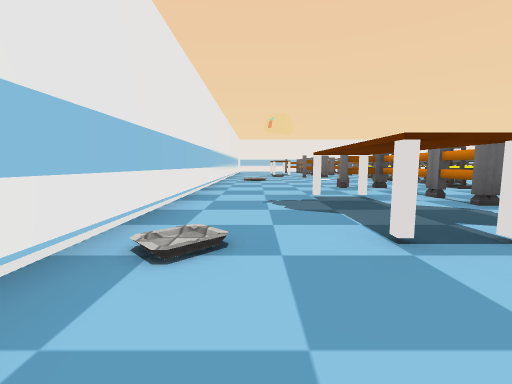
View 1 (above)

24 first-person views from a walk through a 3-D level made in the Unity game engine. The camera is 0.57 m above the floor, tilts 6° down and sees 90° across. The floor is counted in squares, 1 m on a side. Each view is taken from the middle of a square. On the plan, view 1 faces up. The plan holds only what a view shows up to about 9 squares ahead; the rest is blank. The player character is not drawn. Some surface patterns are stand-ins.

View 2
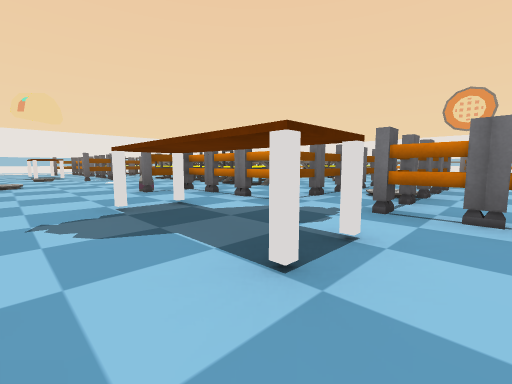

View 3
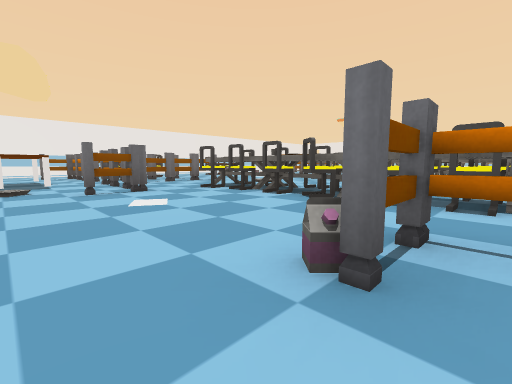

View 4
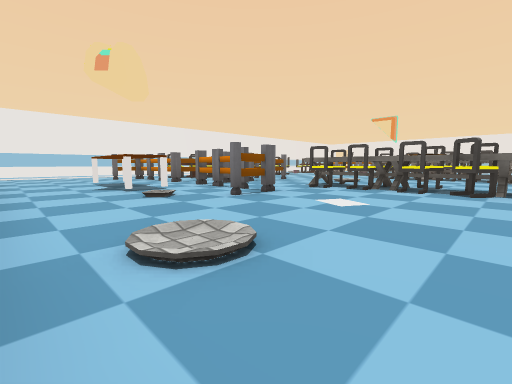

View 5
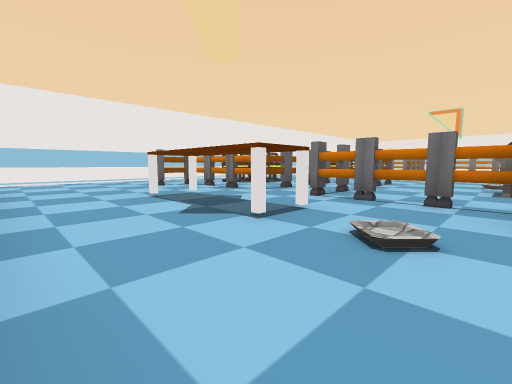

View 6
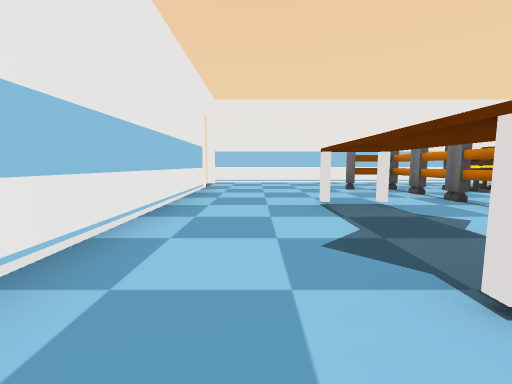

View 7
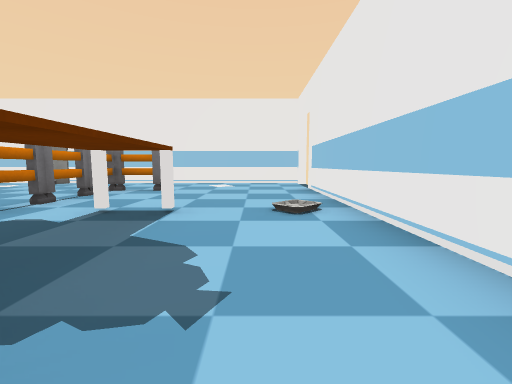

View 8
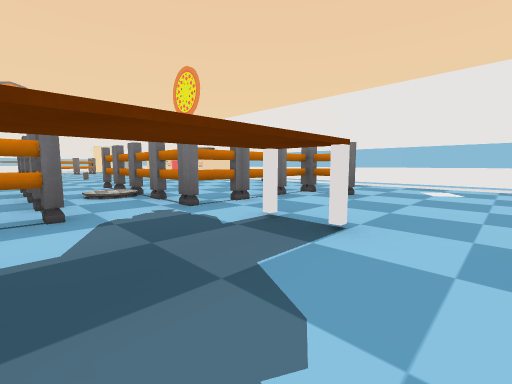

View 9
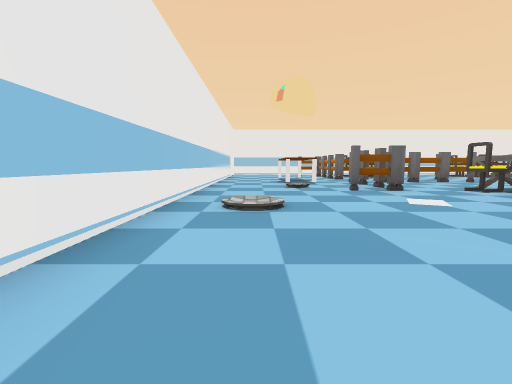

View 10
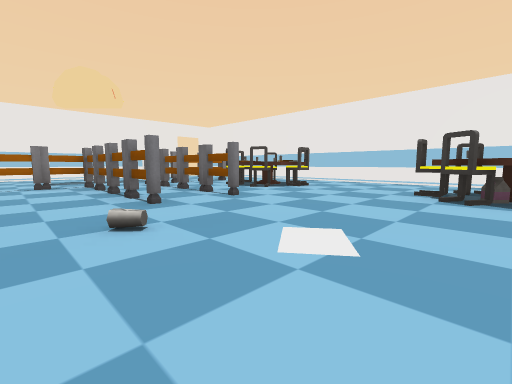

View 11
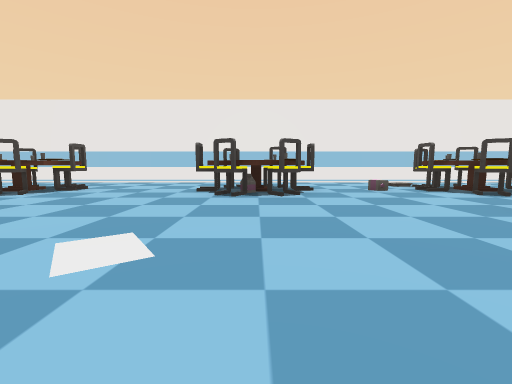

View 12
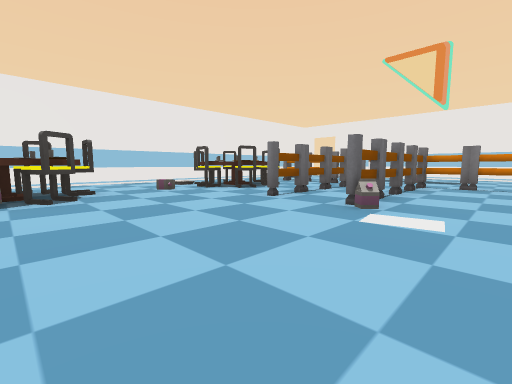

View 13
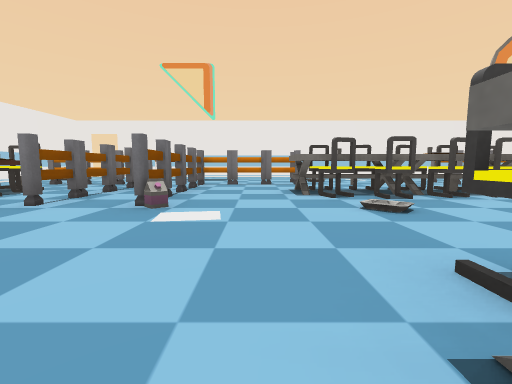

View 14
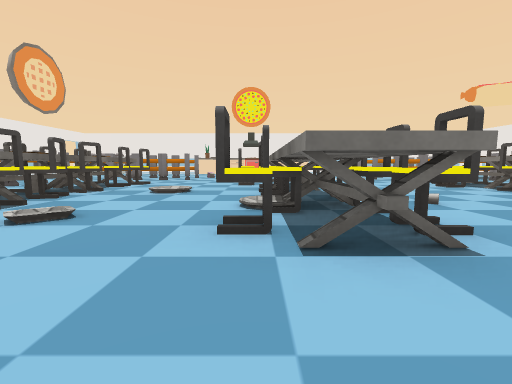

View 15
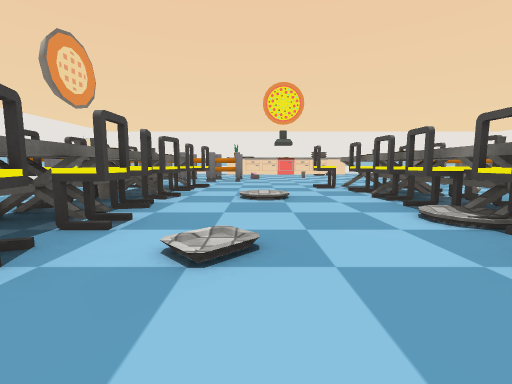

View 16
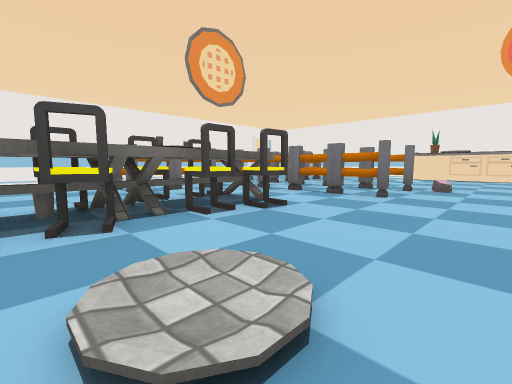

View 17
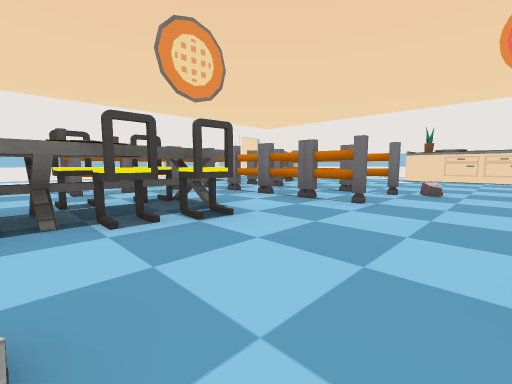

View 18
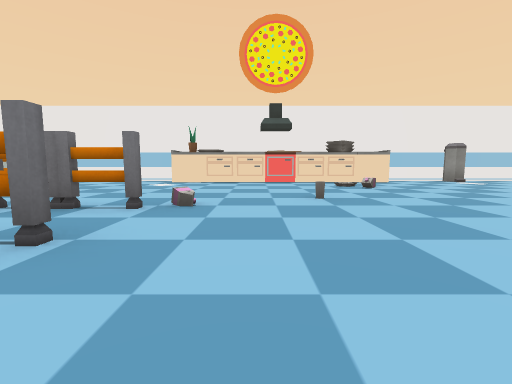

View 19
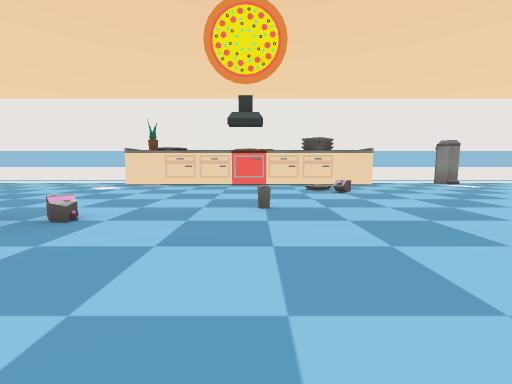

View 20
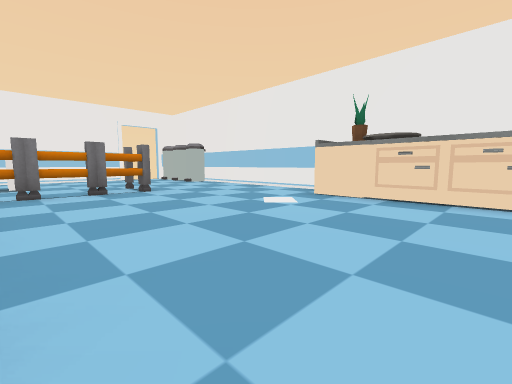

View 21
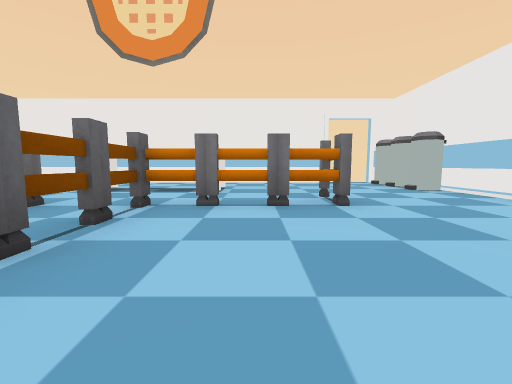

View 22
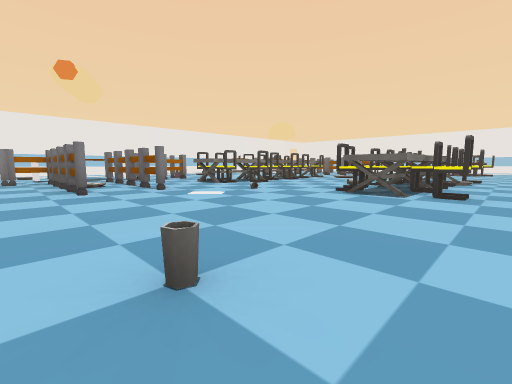

View 23
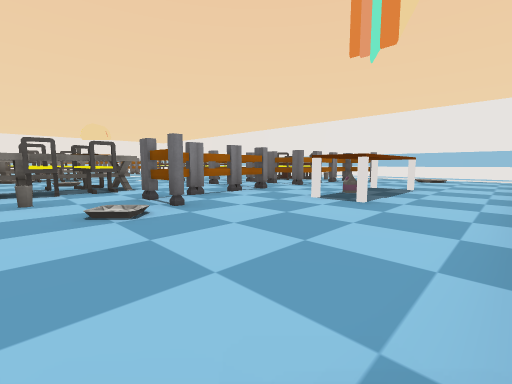

View 24
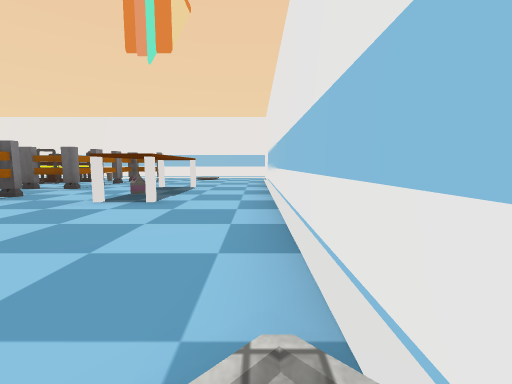

### Floor plan
Key: @ floor where view 1 was taken; # wall or solid block; . main floor; : floor 0.05 m higher than the main floor; / step, stairs or slope; O other object.
Columns run from 2 left of view 1 to 24 right of it. Each row starts with its distance up from view 1.
 22  #########################
 21  ....................   ..
 20  ......OO....O...:OO.  :..
 19 #...OO.OOO..OOO.OOOO O....#
 18 #....O.OO...OOO..OOO.O....#
 17 #....O...............O....#
 16 #..OOOOOOO.......OOOO..O..#
 15 #..OOOOOOO.......OOOOOOO..#
 14 #..OOO..........O....O.O..#
 13 #....O...............O....#
 12 #...OO.OO/  OOO...OO.O....#
 11 #......OO...OOO...OO..:...#
 10 #./....OO...OO/...OOO.....#
  9 #./....OOO..OOO...OO...   #
  8 #......OO....O....OO...   #
  7 #...O..OOO..OOO...OO.O.   #
  6 #....O.OO....OO..OOO.O.   #
  5 #....O...............O. ..#
  4 #..OOOOOOO.......OOOO..O..#
  3 #..OO............OOOOO.O..#
  2 #..OOOOOOO....O.O....O.O..#
  1 #....O...............O....#
  0 #.@..O...............O....#
 -1  ...OO......O.............
 -2  ..:......................
 -3  .......O..OOOOOOO.....OOO#
 -4  ##########       ######

Positions as (right, up) in squares from view 1, and headings:
1: (0, 0), facing up
2: (0, 1), facing up-right
3: (1, 6), facing up-right
4: (-1, 8), facing up-right
5: (-1, 12), facing up-right
6: (0, 13), facing up
7: (0, 5), facing down
8: (0, 4), facing down-right
9: (0, 6), facing up
10: (11, 13), facing up-left
11: (11, 13), facing up
12: (11, 13), facing up-right
13: (11, 13), facing right
14: (12, 14), facing down
15: (14, 13), facing down
16: (13, 9), facing down-right
17: (13, 8), facing down-right
18: (13, 6), facing down
19: (12, 5), facing down
20: (13, 2), facing down-right
21: (15, 1), facing right
22: (13, 1), facing up-left
23: (23, 10), facing up-left
24: (23, 10), facing up
